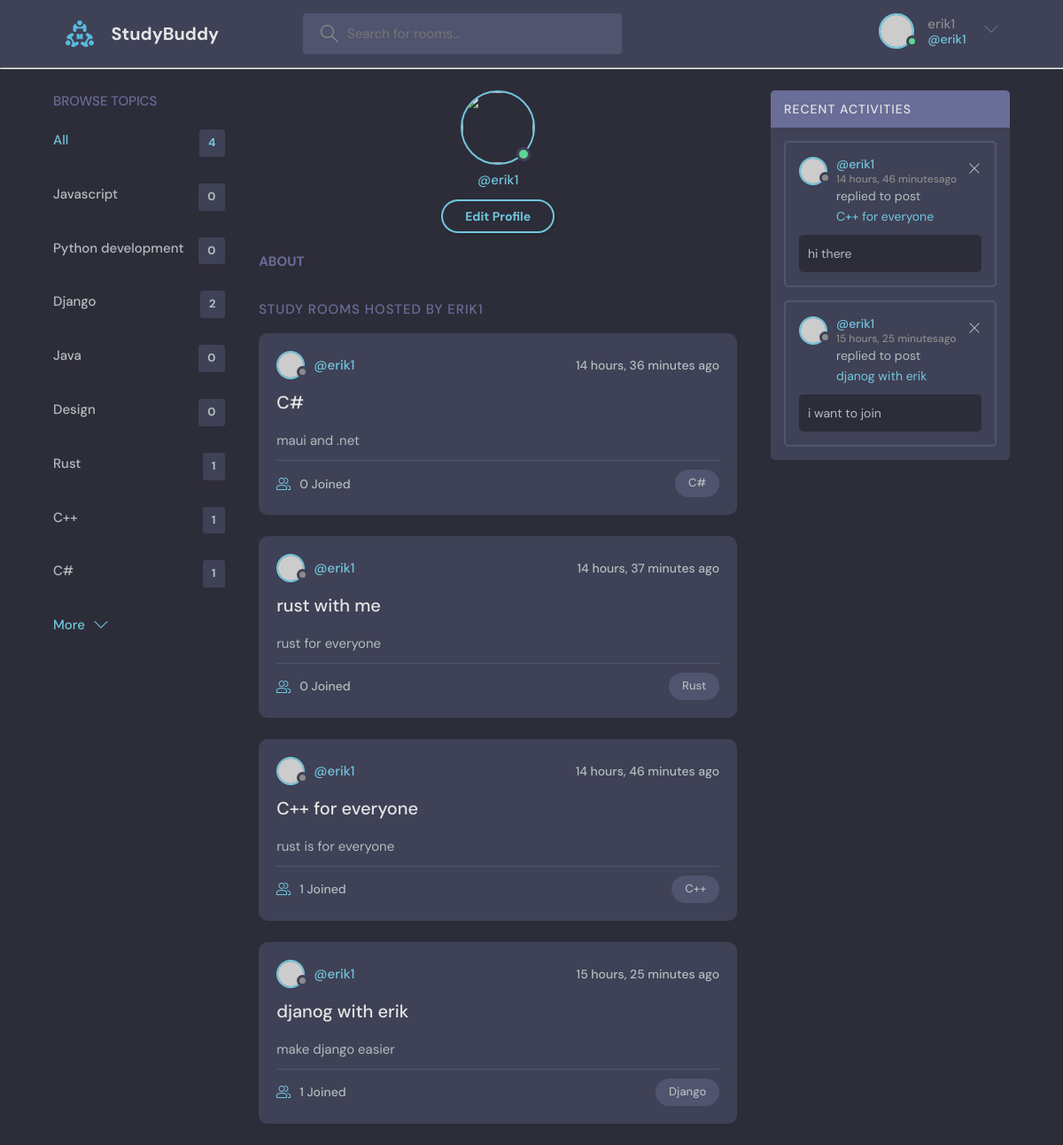
/profile/2/ (signed in), run on the app's committed database.
### base/models.py (models this page shows, shortened)
class Topic(models.Model):
    name = models.CharField(max_length=200)
    def __str__(self):
        return self.name

class Room(models.Model):
    host = models.ForeignKey(User,on_delete=models.SET_NULL,null=True)
    topic = models.ForeignKey(Topic,on_delete=models.SET_NULL,null=True)
    name = models.CharField(max_length=200)
    description = models.CharField(max_length=500,null=True)
    participants = models.ManyToManyField(
        User, related_name='participants', blank=True)
    updated = models.DateTimeField(auto_now=True)
    created = models.DateTimeField(auto_now_add=True)
    class Meta :
        ordering = ['-updated','-created']

class Message(models.Model):
    user = models.ForeignKey(User,on_delete=models.CASCADE)
    room = models.ForeignKey(Room,on_delete=models.CASCADE)
    body = models.TextField()
    updated = models.DateTimeField(auto_now=True)
    created = models.DateTimeField(auto_now_add=True)
    class Meta :
        ordering = ['-created']

### base/views.py (the view)
# urls.py: path('profile/<str:pk>/',views.userProfile,name='user-profile'),
def userProfile(request,pk):
     user = User.objects.get(id=pk)
     rooms = user.room_set.all()
     activity_messages = user.message_set.all()
     topics = Topic.objects.all()
     context = {'user':user,'rooms':rooms,'activity_messages':activity_messages,'topics':topics}
     return render(request,'base/profile.html',context)

### base/templates/base/profile.html (shortened to what this page needs)
{% extends 'main.html' %}
{% block content %}
<main class="profile-page layout layout--3">
  <div class="container">
    {% include 'base/topics_comp.html' %}
    <div class="roomList">
      <div class="profile">
        <div class="profile__avatar">
          <div class="avatar avatar--large active">
            <img src="" />
          </div>
        </div>
        <div class="profile__info">
          <p>@{{user.username}}</p>
          {% if request.user == user %}
          <a href="{% url 'update-user' %}" class="btn btn--main btn--pill">Edit Profile</a>
          {% endif %}
        </div>
        <div class="profile__about">
          <h3>About</h3>
        </div>
      </div>
      <div class="roomList__header">
        <div>
          <h2>Study Rooms Hosted by {{user.username}}</a>
          </h2>
        </div>
      </div>
      {% include 'base/feed_comp.html' %}
    </div>
    {% include 'base/activity_comp.html' %}
  </div>
</main>
{% endblock content %}

### templates/navbar.html (shortened to what this page needs)
{% load static %}
<header class="header header--loggedIn">
    <div class="container">
      <a href="{% url 'home' %}" class="header__logo">
        <img src="{% static 'images/logo.svg' %}" />
        <h1>StudyBuddy</h1>
      </a>
      <form class="header__search" method="GET" action="{% url 'home' %}">
        <label>
          <input placeholder="Search for rooms..." name="q" />
        </label>
      </form>
      <nav class="header__menu">
        {% if request.user.is_authenticated %}
        <div class="header__user">
          <a href="{% url 'user-profile' request.user.id %}">
            <div class="avatar avatar--medium active">
              <img src="https://randomuser.me/api/portraits/men/37.jpg" />
            </div>
            <p>{{request.user.username}} <span>@{{request.user.username}}</span></p>
          </a>
          <button class="dropdown-button">
            <svg version="1.1" xmlns="http://www.w3.org/2000/svg" width="32" height="32" viewBox="0 0 32 32">
              <title>chevron-down</title>
              <path d="M16 21l-13-13h-3l16 16 16-16h-3l-13 13z"></path>
            </svg>
          </button>
        </div>
        {% else %}
        <a href="{% url 'login' %}">
            <img src="{% static 'images/avatar.svg' %}" />
            <p>Login</p>
          </a>
        {% endif %}
      </nav>
    </div>
  </header>
<hr/>

### base/templates/base/topics_comp.html
{% load static %}
<div class="topics">
    <div class="topics__header">
      <h2>Browse Topics</h2>
    </div>
    <ul class="topics__list">
      <li>
        <a href="{% url 'home' %}" class="active">All <span>{{rooms.count}}</span></a>
      </li>
    {% for topic in topics %}
    <li>
    <a href="{% url 'home' %}?q={{topic.name}}">{{topic.name}}<span>{{topic.room_set.count}}</span></a>
    </li>
{% endfor %}
    </ul>
    <a class="btn btn--link" href="topics.html">
      More
      <svg version="1.1" xmlns="http://www.w3.org/2000/svg" width="32" height="32" viewBox="0 0 32 32">
        <title>chevron-down</title>
        <path d="M16 21l-13-13h-3l16 16 16-16h-3l-13 13z"></path>
      </svg>
    </a>
  </div>

### base/templates/base/feed_comp.html (shortened to what this page needs)
{% block content %}
{% for room in rooms %}
<div class="roomListRoom">
    <div class="roomListRoom__header">
        <a href="{% url 'user-profile' room.host.id %}" class="roomListRoom__author">
            <div class="avatar avatar--small">
                <img src="https://randomuser.me/api/portraits/women/11.jpg" />
            </div>
            <span>@{{room.host.username}}</span>
        </a>
        <div class="roomListRoom__actions">
            <span>{{room.created|timesince}} ago</span>
        </div>
    </div>
    <div class="roomListRoom__content">
        <a href="{% url 'room' room.id %}">{{room.name}}</a>
        <p>
            {% if room.description is not None %}
            {{room.description}}
            {% endif %}
        </p>
    </div>
    <div class="roomListRoom__meta">
        <a href="{% url 'room' room.id %}" class="roomListRoom__joined">
            {{room.participants.all.count}} Joined
        </a>
        <p class="roomListRoom__topic">{{room.topic}}</p>
    </div>
</div>
{%endfor%}
{% endblock content %}

### base/templates/base/activity_comp.html
{%block content%}
<div class="activities">
    <div class="activities__header">
      <h2>Recent Activities</h2>
    </div>
    {% for activity in activity_messages%}
    <div class="activities__box">
      <div class="activities__boxHeader roomListRoom__header">
        <a href="{% url 'user-profile' activity.user.id %}" class="roomListRoom__author">
          <div class="avatar avatar--small">
            <img src="https://randomuser.me/api/portraits/women/11.jpg" />
          </div>
          <p>
            @{{activity.user.username}}
            <span>{{activity.created|timesince}}ago</span>
          </p>
        </a>
        <div class="roomListRoom__actions">
        {% if request.user == activity.user %}
          <a href="{% url 'delete-message' activity.id %}">
            <svg version="1.1" xmlns="http://www.w3.org/2000/svg" width="32" height="32" viewBox="0 0 32 32">
              <title>remove</title>
              <path
                d="M27.314 6.019l-1.333-1.333-9.98 9.981-9.981-9.981-1.333 1.333 9.981 9.981-9.981 9.98 1.333 1.333 9.981-9.98 9.98 9.98 1.333-1.333-9.98-9.98 9.98-9.981z"
              ></path>
            </svg>
          </a>
          {%endif%}
        </div>
      </div>
      <div class="activities__boxContent">
        <p>replied to post <a href="{% url 'room' activity.room.id %}">{{activity.room.name}}</a></p>
        <div class="activities__boxRoomContent">
         {{activity.body}}
        </div>
      </div>
    </div>
    {% endfor %}
  </div>
{%endblock content%}

### data on the page
Topic: name "Javascript", room_set.count "0"
Topic: name "Python development", room_set.count "0"
Topic: name "Django", room_set.count "2"
Topic: name "Java", room_set.count "0"
Topic: name "Design", room_set.count "0"
Topic: name "Rust", room_set.count "1"
Topic: name "C++", room_set.count "1"
Topic: name "C#", room_set.count "1"
Room: host.username "erik1", created "14 hours, 36 minutes", name "C#", description "maui and .net", participants.all.count "0", topic "C#"
Room: host.username "erik1", created "14 hours, 37 minutes", name "rust with me", description "rust for everyone", participants.all.count "0", topic "Rust"
Room: host.username "erik1", created "14 hours, 46 minutes", name "C++ for everyone", description "rust is for everyone", participants.all.count "1", topic "C++"
Room: host.username "erik1", created "15 hours, 25 minutes", name "djanog with erik", description "make django easier", participants.all.count "1", topic "Django"
Message: user.username "erik1", created "14 hours, 46 minutes", room.name "C++ for everyone", body "hi there"
Message: user.username "erik1", created "15 hours, 25 minutes", room.name "djanog with erik", body "i want to join"

### other printed values
{{ request.user.username }} "erik1"
{{ rooms.count }} "4"
{{ user.username }} "erik1"
{{ user.username }} "ERIK1"
